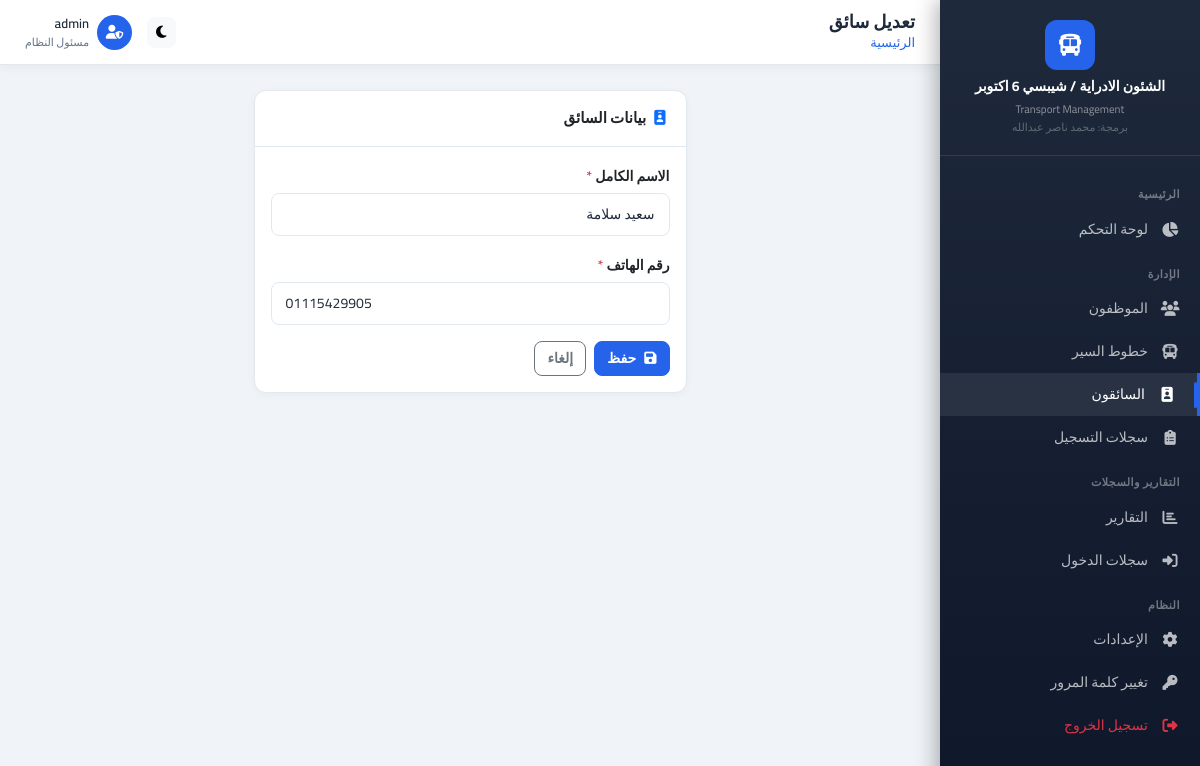
/admin/drivers/2/edit (signed in), run on the app's committed database.
### app/models/__init__.py (models this page shows, shortened)
class Settings(db.Model):
    __tablename__ = 'settings'
    id = db.Column(db.Integer, primary_key=True)
    key = db.Column(db.String(100), unique=True, nullable=False)
    value = db.Column(db.Text)
    updated_at = db.Column(db.DateTime, default=datetime.now, onupdate=datetime.now)
    @classmethod
    def get(cls, key, default=None):
        setting = cls.query.filter_by(key=key).first()
        return setting.value if setting else default

class Admin(UserMixin, db.Model):
    __tablename__ = 'admins'
    id = db.Column(db.Integer, primary_key=True)
    username = db.Column(db.String(80), unique=True, nullable=False)
    password_hash = db.Column(db.String(256), nullable=False)
    created_at = db.Column(db.DateTime, default=datetime.now)

class Driver(db.Model):
    __tablename__ = 'drivers'
    id = db.Column(db.Integer, primary_key=True)
    name = db.Column(db.String(100), nullable=False)
    phone = db.Column(db.String(20), nullable=False)
    created_at = db.Column(db.DateTime, default=datetime.now)
    primary_buses = db.relationship('Bus', foreign_keys='Bus.driver_id', backref='primary_driver', lazy='dynamic')
    backup_buses = db.relationship('Bus', foreign_keys='Bus.backup_driver_id', backref='backup_driver', lazy='dynamic')

### app/routes/admin.py (the view)
@admin_bp.route('/drivers/<int:id>/edit', methods=['GET', 'POST'])
@login_required
def edit_driver(id):
    driver = Driver.query.get_or_404(id)
    if request.method == 'POST':
        driver.name = request.form.get('name', '').strip()
        driver.phone = request.form.get('phone', '').strip()
        db.session.commit()
        flash('تم تحديث بيانات السائق.', 'success')
        return redirect(url_for('admin.drivers'))
    return render_template('admin/drivers/form.html', driver=driver)

### app/models/__init__.py (called while the page is built)
@login_manager.user_loader
def load_user(user_id):
    return Admin.query.get(int(user_id))

### app/templates/admin/drivers/form.html (shortened to what this page needs)
{% extends 'admin/base.html' %}
{% block page_title %}{{ 'تعديل' if driver else 'إضافة' }} سائق{% endblock %}
{% block content %}
<div class="row justify-content-center">
<div class="col-md-6">
<div class="card">
    <div class="card-header"><i class="fas fa-id-badge text-primary me-2"></i>بيانات السائق</div>
    <div class="card-body">
        <form method="POST">
            <div class="mb-3">
                <label class="form-label">الاسم الكامل <span class="text-danger">*</span></label>
                <input type="text" name="name" class="form-control"
                       value="{{ driver.name if driver else '' }}" required>
            </div>
            <div class="mb-3">
                <label class="form-label">رقم الهاتف <span class="text-danger">*</span></label>
                <input type="tel" name="phone" class="form-control"
                       value="{{ driver.phone if driver else '' }}" required>
            </div>
            <div class="d-flex gap-2">
                <button type="submit" class="btn btn-primary"><i class="fas fa-save me-2"></i>حفظ</button>
                <a href="{{ url_for('admin.drivers') }}" class="btn btn-outline-secondary">إلغاء</a>
            </div>
        </form>
    </div>
</div>
</div>
</div>
{% endblock %}

### app/templates/admin/base.html (shortened to what this page needs)
<!DOCTYPE html>
<html lang="ar" dir="rtl">
<head>
    <link rel="stylesheet" href="https://cdn.jsdelivr.net/npm/bootstrap@5.3.2/dist/css/bootstrap.rtl.min.css">
    <link rel="stylesheet" href="https://cdnjs.cloudflare.com/ajax/libs/font-awesome/6.5.0/css/all.min.css">
    <link rel="stylesheet" href="https://cdnjs.cloudflare.com/ajax/libs/animate.css/4.1.1/animate.min.css">
    <link rel="stylesheet" href="https://cdn.datatables.net/1.13.7/css/dataTables.bootstrap5.min.css">
    <link rel="stylesheet" href="{{ url_for('static', filename='css/main.css') }}">
</head>
<body {% if theme == 'dark' %}data-theme="dark"{% endif %}>
<nav class="sidebar" id="sidebar">
    <div class="sidebar-brand">
        {% if logo %}
        <img src="{{ url_for('static', filename='images/uploads/' + logo) }}" alt="Logo">
        {% else %}
        <div style="width:50px;height:50px;background:var(--primary);border-radius:12px;display:flex;align-items:center;justify-content:center;margin:0 auto;">
            <i class="fas fa-bus" style="color:white;font-size:22px;"></i>
        </div>
        {% endif %}
        <h6>{{ company_name or 'نظام النقل' }}</h6>
        <small>Transport Management</small>
        <small style="display:block; opacity:0.6;">برمجة: محمد ناصر عبدالله</small>
    </div>
    <div class="sidebar-nav">
        <div class="nav-section-title">الرئيسية</div>
        <a href="{{ url_for('admin.dashboard') }}" class="nav-link {% if request.endpoint == 'admin.dashboard' %}active{% endif %}">
            <i class="fas fa-chart-pie"></i> لوحة التحكم
        </a>
        <div class="nav-section-title">الإدارة</div>
        <a href="{{ url_for('admin.employees') }}" class="nav-link {% if 'employee' in request.endpoint %}active{% endif %}">
            <i class="fas fa-users"></i> الموظفون
        </a>
        <a href="{{ url_for('admin.buses') }}" class="nav-link {% if 'bus' in request.endpoint or 'station' in request.endpoint %}active{% endif %}">
            <i class="fas fa-bus"></i> خطوط السير
        </a>
        <a href="{{ url_for('admin.drivers') }}" class="nav-link {% if 'driver' in request.endpoint %}active{% endif %}">
            <i class="fas fa-id-badge"></i> السائقون
        </a>
        <a href="{{ url_for('admin.registrations') }}" class="nav-link {% if 'registration' in request.endpoint %}active{% endif %}">
            <i class="fas fa-clipboard-list"></i> سجلات التسجيل
        </a>
        <div class="nav-section-title">التقارير والسجلات</div>
        <a href="{{ url_for('admin.reports') }}" class="nav-link {% if request.endpoint == 'admin.reports' %}active{% endif %}">
            <i class="fas fa-chart-bar"></i> التقارير
        </a>
        <a href="{{ url_for('admin.login_logs') }}" class="nav-link {% if request.endpoint == 'admin.login_logs' %}active{% endif %}">
            <i class="fas fa-sign-in-alt"></i> سجلات الدخول
        </a>
        <div class="nav-section-title">النظام</div>
        <a href="{{ url_for('admin.settings') }}" class="nav-link {% if request.endpoint == 'admin.settings' %}active{% endif %}">
            <i class="fas fa-cog"></i> الإعدادات
        </a>
        <a href="{{ url_for('admin.change_password') }}" class="nav-link {% if request.endpoint == 'admin.change_password' %}active{% endif %}">
            <i class="fas fa-key"></i> تغيير كلمة المرور
        </a>
        <a href="{{ url_for('auth.logout') }}" class="nav-link text-danger">
            <i class="fas fa-sign-out-alt"></i> تسجيل الخروج
        </a>
    </div>
</nav>
<div class="main-wrapper">
    <div class="topnav">
        <div>
            <h5 class="page-title">{% block page_title %}لوحة التحكم{% endblock %}</h5>
            <div class="page-breadcrumb">
                <a href="{{ url_for('admin.dashboard') }}">الرئيسية</a>
            </div>
        </div>
        <div class="ms-auto">
            <button class="btn btn-sm btn-light" onclick="toggleTheme()" title="تغيير الثيم">
                <i class="fas fa-moon" id="theme-icon"></i>
            </button>
            <div class="d-flex align-items-center gap-2">
                <div style="width:35px;height:35px;background:var(--primary);border-radius:50%;display:flex;align-items:center;justify-content:center;">
                    <i class="fas fa-user-shield" style="color:white;font-size:14px;"></i>
                </div>
                <div class="d-none d-md-block">
                    <div style="font-size:13px;font-weight:600;">{{ current_user.username }}</div>
                    <div style="font-size:11px;color:var(--text-muted);">مسئول النظام</div>
                </div>
            </div>
        </div>
    </div>
    <div class="content-area">
        {% block content %}{% endblock %}
    </div>
</div>
</body>
</html>

### app/static/css/main.css (style rules this page uses)
.card, .btn, .nav-link, .form-control, .form-select { transition: all 0.2s ease; }
.sidebar-nav .nav-link.active::before { content: ''; position: absolute; right: 0; top: 50%; transform: translateY(-50%); width: 3px; height: 60%; background: #2563eb; border-radius: 2px; }
.sidebar-nav .nav-link { position: relative; }

### app/templates/admin/base.html (style rules this page uses)
:root { --primary: #2563eb; --primary-dark: #1d4ed8; --secondary: #64748b; --success: #16a34a; --danger: #dc2626; --warning: #d97706; --info: #0891b2; --sidebar-width: 260px; --navbar-height: 65px; --bg: #f0f4f8; --card-bg: #ffffff; --text: #1e293b; --text-muted: #64748b; --border: #e2e8f0; }
* { font-family: 'Cairo', sans-serif; box-sizing: border-box; }
body { background: var(--bg); color: var(--text); min-height: 100vh; transition: background 0.3s, color 0.3s; }
.sidebar { width: var(--sidebar-width); height: 100vh; background: linear-gradient(180deg, #1e293b 0%, #0f172a 100%); position: fixed; top: 0; right: 0; z-index: 1000; overflow-y: auto; transition: transform 0.3s ease; box-shadow: -4px 0 20px rgba(0,0,0,0.3); }
.sidebar-brand { padding: 20px; border-bottom: 1px solid rgba(255,255,255,0.1); text-align: center; }
.sidebar-brand h6 { color: #fff; font-weight: 700; margin: 8px 0 0; font-size: 14px; }
.sidebar-brand small { color: rgba(255,255,255,0.5); font-size: 11px; }
.sidebar-nav { padding: 15px 0; }
.nav-section-title { color: rgba(255,255,255,0.4); font-size: 11px; font-weight: 600; text-transform: uppercase; letter-spacing: 0.5px; padding: 15px 20px 5px; }
.sidebar-nav .nav-link { color: rgba(255,255,255,0.7); padding: 11px 20px; display: flex; align-items: center; gap: 12px; transition: all 0.2s; border-radius: 0; font-size: 14px; font-weight: 500; }
.sidebar-nav .nav-link:hover, .sidebar-nav .nav-link.active { color: #fff; background: rgba(255,255,255,0.08); border-right: 3px solid var(--primary); }
.sidebar-nav .nav-link i { width: 20px; text-align: center; font-size: 15px; }
.main-wrapper { margin-right: var(--sidebar-width); min-height: 100vh; display: flex; flex-direction: column; }
.topnav { height: var(--navbar-height); background: var(--card-bg); border-bottom: 1px solid var(--border); display: flex; align-items: center; padding: 0 25px; gap: 15px; position: sticky; top: 0; z-index: 999; box-shadow: 0 2px 10px rgba(0,0,0,0.05); }
.topnav .page-title { font-weight: 700; font-size: 18px; color: var(--text); margin: 0; }
.topnav .ms-auto { display: flex; align-items: center; gap: 15px; }
.content-area { flex: 1; padding: 25px; }
.card { background: var(--card-bg); border: 1px solid var(--border); border-radius: 12px; box-shadow: 0 2px 8px rgba(0,0,0,0.04); }
.card-header { background: transparent; border-bottom: 1px solid var(--border); padding: 16px 20px; font-weight: 700; font-size: 15px; }
.btn { font-weight: 600; border-radius: 8px; font-size: 14px; }
.btn-primary { background: var(--primary); border-color: var(--primary); }
.form-control, .form-select { border-radius: 8px; border: 1.5px solid var(--border); padding: 10px 14px; font-size: 14px; color: var(--text); background: var(--card-bg); transition: border-color 0.2s, box-shadow 0.2s; }
.form-label { font-weight: 600; font-size: 14px; margin-bottom: 6px; }
.page-breadcrumb { font-size: 13px; color: var(--text-muted); }
.page-breadcrumb a { color: var(--primary); text-decoration: none; }

### data on the page
Settings: value "الشئون الادراية / شيبسي 6 اكتوبر"
Admin: username "admin"
Driver: name "سعيد سلامة", phone "01115429905"

### other printed values
{{ 'تعديل' if driver else 'إضافة' }} "تعديل"
